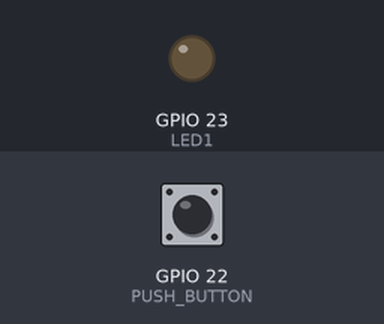
Simulated run of this program. Board: Raspberry Pi (BCM pin numbers). On the bench: output pins drawn as LEDs (lit = HIGH). Dashed ring = blinking. Inputs (shaded band) come from the test bench; at power-on: GPIO 22 (PUSH_BUTTON) HIGH.

Above: at 1.2 s.
1.3 s: GPIO 22 (PUSH_BUTTON) pulled LOW for 1 s
At 3.1 s:
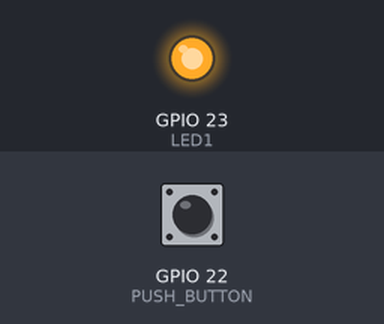
3.8 s: GPIO 22 (PUSH_BUTTON) pulled LOW for 0.15 s
At 4.4 s:
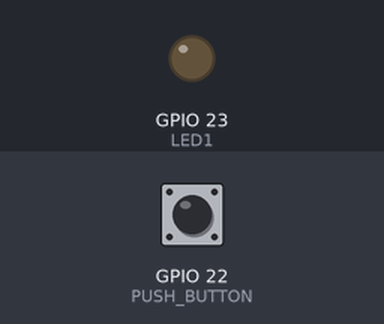
5.4 s: GPIO 22 (PUSH_BUTTON) pulled LOW for 3.2 s
At 5.5 s:
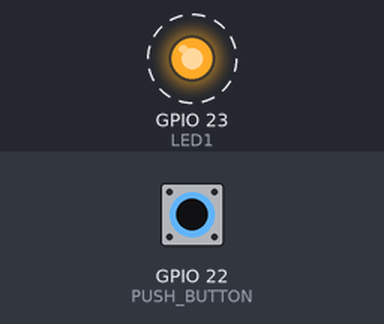
Timing chart, 0 to 9.9 s (numbered marks = the images above; inputs shaded):
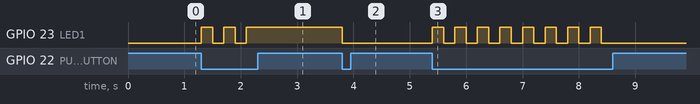

Measured:
- after the input at 1.3 s, GPIO 23 (LED1): alternates HIGH for 0.20 s and LOW for 0.20 s, 5 changes in all, then stays HIGH, starting at once
- after the input at 3.8 s, GPIO 23 (LED1): HIGH → LOW at once
- after the input at 5.4 s, GPIO 23 (LED1): alternates HIGH for 0.20 s and LOW for 0.20 s, 16 changes in all, then stays LOW, starting at once

The program:

gpio_in_polling.py
```python
#!/usr/bin/env python3
# -*- coding: utf-8 -*-
"""
Filename: gpio_in_polling.py
Author: Manuel Caballero
Date: 01/June/2025
Version: 01/June/2025 The ORIGIN
Description:
    This script demonstrates how to change the state of an LED by a button.

    Follow me!:
	- GitHub:  https://github.com/AqueronteBlog
        - YouTube: https://www.youtube.com/user/AqueronteBlog
        - X:       https://twitter.com/aqueronteblog

License: MIT License
Contact: aqueronteblog@gmail.com
Dependencies: RPi.GPIO, time
"""
import RPi.GPIO as GPIO
import time

GPIO.setmode(GPIO.BCM)
LED1 = 23
PUSH_BUTTON = 22

GPIO.setup(LED1, GPIO.OUT)
GPIO.setup(PUSH_BUTTON, GPIO.IN, pull_up_down=GPIO.PUD_UP)

led1_state = GPIO.LOW

while True:
    if (GPIO.input(PUSH_BUTTON) == GPIO.LOW):
        led1_state = ~led1_state
        GPIO.output(LED1, led1_state)
        time.sleep(0.2)
```
